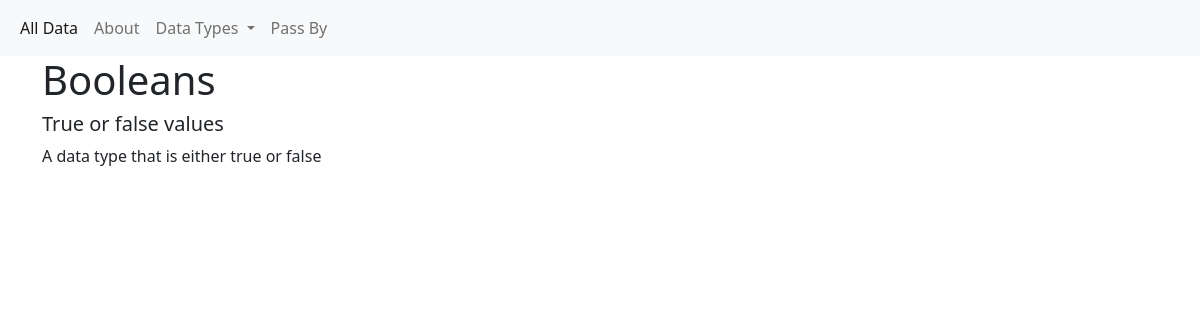
Page /data_types/Booleans on the committed database.
### tables this page shows
CREATE TABLE data_type (
    id INTEGER PRIMARY KEY AUTOINCREMENT,
    name VARCHAR(45),
    summary VARCHAR(512),
    description TEXT
);

### app/routes.py (the view)
@app.get("/data_types/Booleans")
def Booleans():
    response = dict(RESPONSE)
    response["data_type"] = data_types.select_by_type(name="Booleans")
    scan_data = response.get("data_type")
    return render_template('data_type.html', data_type=scan_data[0])

### app/database/__init__.py (called while the page is built)
def get_db():
    db = getattr(g, "_database", None)
    if not db:
        db = g._database = sqlite3.connect(DATABASE_URL)
    return db

### app/database/data_types.py (called while the page is built)
def output_formatter(results):
    out = []
    for result in results:
        entry = {
            "id" : result[0],
            "name" : result[1],
            "summary" : result[2],
            "description" : result[3]
        }
        out.append(entry)
    return out

def select_by_type(name="Integers"):
    statement = "SELECT * FROM data_type WHERE name=?"
    conn = get_db()
    cursor = conn.cursor()
    cursor.execute(statement, (name, ))
    out = cursor.fetchall()
    cursor.close()
    return output_formatter(out)

### app/templates/data_type.html (shortened to what this page needs)
{% extends 'base.html' %}
{% block contents %}
<div class="container">
    <h1>{{ data_type["name"] }}</h1>
    <h5>{{ data_type["summary"] }}</h5>
    <p>{{ data_type["description"] }}</p>
</div>
{% endblock contents %}

### rows in the picture
data_type: name "Booleans", summary "True or false values", description "A data type that is either true or false"
